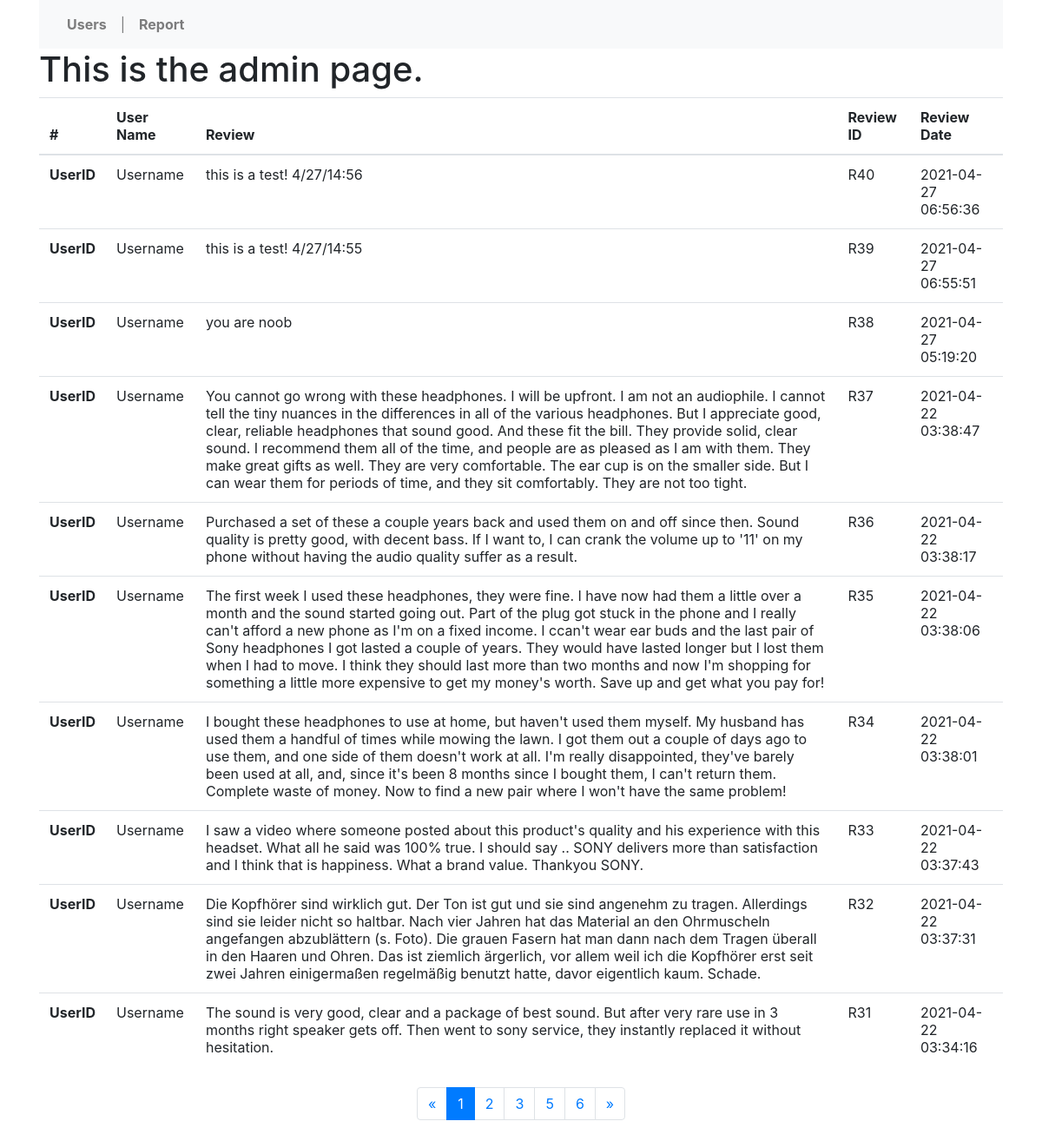
The page /admin on the database its author committed.
### tables this page shows
CREATE TABLE Comment_Table(
                    cid INTEGER PRIMARY KEY autoincrement,
                    comment text, 
                    Timestamp DATETIME DEFAULT CURRENT_TIMESTAMP
            );

### main.py (the view)
@app.route("/admin", methods=['GET'])
def admin():
    creat_comment_table()
    e = {'anger': 12, 'fear': 2,'joy': 25,'love': 42,'sadness': 6,'surprise': 10}
    return render_template("admin_portal.html", comment_list=extract_data_from_db(), emotions=e)

### main.py (called while the page is built)
def create_connection(db_file):
    conn = None
    try:
        conn = sqlite3.connect(db_file)
    except:
        print("Connection fails")
    return conn

def creat_comment_table():
    conn = create_connection(database)
    cursor = conn.cursor()
    cursor.execute('''
                CREATE TABLE IF NOT EXISTS Comment_Table(
                    cid INTEGER PRIMARY KEY autoincrement,
                    comment text,
                    Timestamp DATETIME DEFAULT CURRENT_TIMESTAMP
            )''')
    conn.commit()

def extract_data_from_db():
    conn = create_connection(database)
    cursor = conn.cursor()
    cursor.execute("SELECT * FROM Comment_Table ORDER BY Timestamp DESC")
    rows = cursor.fetchall()
    comment_list = []
    for row in rows:
        r = {}
        r['id'] = row[0]
        r['comment'] = row[1]
        r['time'] = row[2]
        comment_list.append(r)
    return comment_list

### templates/admin_portal.html (shortened to what this page needs)
<html lang="en">
<head>
    <link rel="stylesheet" href="https://cdn.jsdelivr.net/npm/bootstrap@4.5.3/dist/css/bootstrap.min.css">
</head>
<body onload="checkCookie()">
    <div class="container">
        <nav class="navbar navbar-light bg-light justify-content-between">
            <ul class="navbar-nav list-group-horizontal ">
                <li class="nav-item px-3">
                    <a class="nav-link" href="#users" onclick="view_users()"><b>Users</b></a>
                </li>
                <li class="nav-item">
                    <a class="nav-link">|</a>
                </li>
                <li class="nav-item px-3">
                    <a class="nav-link" href="#report" onclick="view_report()"><b>Report</b></a>
                </li>
              </ul>
        </nav>
        <h1>This is the admin page.</h1>
        <div id="user_table">
            <table class="table">
                <thead>
                <tr>
                    <th scope="col">#</th>
                    <th scope="col">User Name</th>
                    <th scope="col">Review</th>
                    <th scope="col">Review ID</th>
                    <th scope="col">Review Date</th>
                </tr>
                </thead>
                <tbody>
                    {%for i in comment_list[:10]%}
                    <tr>
                        <th scope="row">UserID</th>
                        <td>Username</td>
                        <td>{{ i['comment'] }}</td>
                        <td>R{{ i['id'] }}</td>
                        <td>{{ i['time'] }}</td>
                    </tr>
                    {%endfor%}
                </tbody>
            </table>
            <nav aria-label="Page navigation">
                <ul class="pagination justify-content-center my-4">
                <li class="page-item">
                    <a class="page-link" aria-label="Previous">
                    <span aria-hidden="true">&laquo;</span>
                    </a>
                </li>
                <li class="page-item active"><a class="page-link">1</a></li>
                <li class="page-item"><a class="page-link">2</a></li>
                <li class="page-item"><a class="page-link">3</a></li>
                <li class="page-item"><a class="page-link">5</a></li>
                <li class="page-item"><a class="page-link">6</a></li>
                <li class="page-item">
                    <a class="page-link" aria-label="Next">
                    <span aria-hidden="true">&raquo;</span>
                    </a>
                </li>
                </ul>
            </nav>
        </div>
    </div>
</body>
</html>

### rows shown on the page
Comment_Table: comment "this is a test! 4/27/14:56", id "40", time "2021-04-27 06:56:36"
Comment_Table: comment "this is a test! 4/27/14:55", id "39", time "2021-04-27 06:55:51"
Comment_Table: comment "you are noob", id "38", time "2021-04-27 05:19:20"
Comment_Table: comment "You cannot go wrong with these headphones. I will be upfront. I am not an audiophile. I cannot tell the tiny nuances in the differences in all of the various headphones. But I appreciate good, clear, reliable headphones that sound good. And these fit the bill. They provide solid, clear sound. I recommend them all of the time, and people are as pleased as I am with them. They make great gifts as well. They are very comfortable. The ear cup is on the smaller side. But I can wear them for periods of time, and they sit comfortably. They are not too tight.", id "37", time "2021-04-22 03:38:47"
Comment_Table: comment "Purchased a set of these a couple years back and used them on and off since then. Sound quality is pretty good, with decent bass. If I want to, I can crank the volume up to '11' on my phone without having the audio quality suffer as a result.", id "36", time "2021-04-22 03:38:17"
Comment_Table: comment "The first week I used these headphones, they were fine. I have now had them a little over a month and the sound started going out. Part of the plug got stuck in the phone and I really can't afford a new phone as I'm on a fixed income. I ccan't wear ear buds and the last pair of Sony headphones I got lasted a couple of years. They would have lasted longer but I lost them when I had to move. I think they should last more than two months and now I'm shopping for something a little more expensive to get my money's worth. Save up and get what you pay for!", id "35", time "2021-04-22 03:38:06"
Comment_Table: comment "I bought these headphones to use at home, but haven't used them myself. My husband has used them a handful of times while mowing the lawn. I got them out a couple of days ago to use them, and one side of them doesn't work at all. I'm really disappointed, they've barely been used at all, and, since it's been 8 months since I bought them, I can't return them. Complete waste of money. Now to find a new pair where I won't have the same problem!", id "34", time "2021-04-22 03:38:01"
Comment_Table: comment "I saw a video where someone posted about this product's quality and his experience with this headset. What all he said was 100% true. I should say .. SONY delivers more than satisfaction and I think that is happiness. What a brand value. Thankyou SONY.", id "33", time "2021-04-22 03:37:43"
Comment_Table: comment "Die Kopfhörer sind wirklich gut. Der Ton ist gut und sie sind angenehm zu tragen. Allerdings sind sie leider nicht so haltbar. Nach vier Jahren hat das Material an den Ohrmuscheln angefangen abzublättern (s. Foto). Die grauen Fasern hat man dann nach dem Tragen überall in den Haaren und Ohren. Das ist ziemlich ärgerlich, vor allem weil ich die Kopfhörer erst seit zwei Jahren einigermaßen regelmäßig benutzt hatte, davor eigentlich kaum. Schade.", id "32", time "2021-04-22 03:37:31"
Comment_Table: comment "The sound is very good, clear and a package of best sound. But after very rare use in 3 months right speaker gets off. Then went to sony service, they instantly replaced it without hesitation.", id "31", time "2021-04-22 03:34:16"
